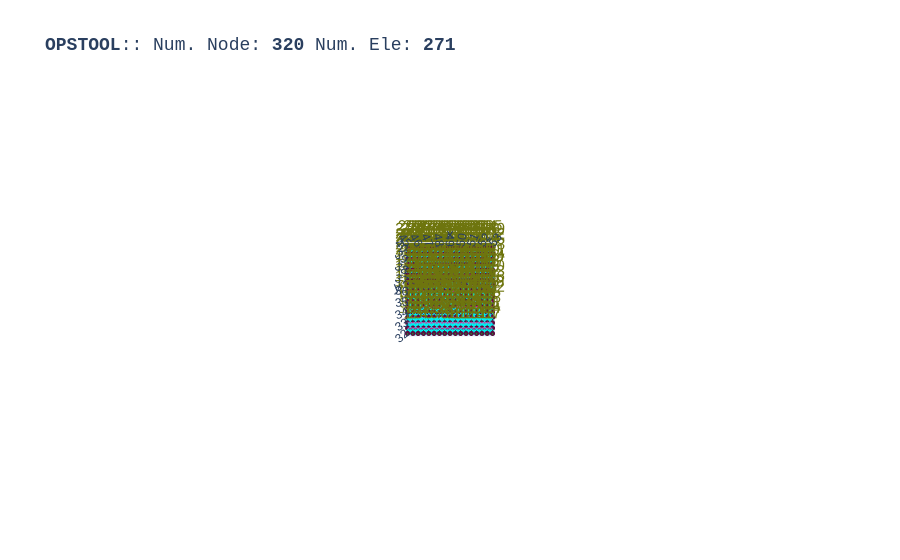

Notebook code for this chart:
### Code cell
opst.vis.plotly.plot_model(show_node_numbering=True)

### Figure 1 — Plotly figure (JSON) as saved in the notebook; plotly's stock layout.template omitted (floating-point values rounded to 4 significant figures; data arrays with more than 128 entries replaced by an {"elided": "..."} marker saying what was removed)
{"data": [{"color": "#00FFFF", "hoverinfo": "skip", "i": {"elided": "512 int values"}, "j": {"elided": "512 int values"}, "k": {"elided": "512 int values"}, "name": "ELE_TAG_FourNodeQuadWithSensitivity", "opacity": 1, "type": "mesh3d", "x": {"elided": "1024 float values"}, "y": {"elided": "1024 float values"}, "z": {"elided": "1024 float values"}}, {"connectgaps": false, "hoverinfo": "skip", "line": {"color": "black", "width": 1}, "mode": "lines", "name": "Edge", "type": "scatter3d", "x": {"elided": "1536 float values"}, "y": {"elided": "1536 float values"}, "z": {"elided": "1536 float values"}}, {"connectgaps": false, "hoverinfo": "skip", "line": {"color": "#0652ff", "width": 5}, "mode": "lines", "name": "DispBeamColumn2d", "type": "scatter3d", "x": [45.25, 45.75, NaN, 45.75, 46.25, NaN, 46.25, 46.75, NaN, 46.75, 47.25, NaN, 47.25, 47.75, NaN, 47.75, 48.25, NaN, 48.25, 48.75, NaN, 48.75, 49.25, NaN, 49.25, 49.75, NaN, 49.75, 50.25, NaN, 50.25, 50.75, NaN, 50.75, 51.25, NaN, 51.25, 51.75, NaN, 51.75, 52.25, NaN, 52.25, 52.75, NaN], "y": [40.25, 40.25, NaN, 40.25, 40.25, NaN, 40.25, 40.25, NaN, 40.25, 40.25, NaN, 40.25, 40.25, NaN, 40.25, 40.25, NaN, 40.25, 40.25, NaN, 40.25, 40.25, NaN, 40.25, 40.25, NaN, 40.25, 40.25, NaN, 40.25, 40.25, NaN, 40.25, 40.25, NaN, 40.25, 40.25, NaN, 40.25, 40.25, NaN, 40.25, 40.25, NaN], "z": [0.0, 0.0, NaN, 0.0, 0.0, NaN, 0.0, 0.0, NaN, 0.0, 0.0, NaN, 0.0, 0.0, NaN, 0.0, 0.0, NaN, 0.0, 0.0, NaN, 0.0, 0.0, NaN, 0.0, 0.0, NaN, 0.0, 0.0, NaN, 0.0, 0.0, NaN, 0.0, 0.0, NaN, 0.0, 0.0, NaN, 0.0, 0.0, NaN, 0.0, 0.0, NaN]}, {"customdata": {"elided": "256 str values"}, "hovertemplate": "%{customdata}", "marker": {"color": "#00FFFF", "size": 3, "symbol": "diamond-open"}, "mode": "markers", "name": "ELE_TAG_FourNodeQuadWithSensitivity", "type": "scatter3d", "x": {"elided": "256 float values"}, "y": {"elided": "256 float values"}, "z": {"elided": "256 float values"}}, {"customdata": ["eleTag: 400<br>connectedNodes:<br> [290 291]", "eleTag: 401<br>connectedNodes:<br> [291 292]", "eleTag: 402<br>connectedNodes:<br> [292 293]", "eleTag: 403<br>connectedNodes:<br> [293 294]", "eleTag: 404<br>connectedNodes:<br> [294 295]", "eleTag: 405<br>connectedNodes:<br> [295 296]", "eleTag: 406<br>connectedNodes:<br> [296 297]", "eleTag: 407<br>connectedNodes:<br> [297 298]", "eleTag: 408<br>connectedNodes:<br> [298 299]", "eleTag: 409<br>connectedNodes:<br> [299 300]", "eleTag: 410<br>connectedNodes:<br> [300 301]", "eleTag: 411<br>connectedNodes:<br> [301 302]", "eleTag: 412<br>connectedNodes:<br> [302 303]", "eleTag: 413<br>connectedNodes:<br> [303 304]", "eleTag: 414<br>connectedNodes:<br> [304 305]"], "hovertemplate": "%{customdata}", "marker": {"color": "#0652ff", "size": 3, "symbol": "diamond-open"}, "mode": "markers", "name": "DispBeamColumn2d", "type": "scatter3d", "x": [45.5, 46.0, 46.5, 47.0, 47.5, 48.0, 48.5, 49.0, 49.5, 50.0, 50.5, 51.0, 51.5, 52.0, 52.5], "y": [40.25, 40.25, 40.25, 40.25, 40.25, 40.25, 40.25, 40.25, 40.25, 40.25, 40.25, 40.25, 40.25, 40.25, 40.25], "z": [0.0, 0.0, 0.0, 0.0, 0.0, 0.0, 0.0, 0.0, 0.0, 0.0, 0.0, 0.0, 0.0, 0.0, 0.0]}, {"customdata": {"elided": "320 str values"}, "hovertemplate": "x: %{x}<br>y: %{y}<br>z: %{z} <br>nodeTag: %{customdata}", "marker": {"color": "#580f41", "size": 3, "symbol": "circle"}, "mode": "markers", "name": "Nodes", "type": "scatter3d", "x": {"elided": "320 float values"}, "y": {"elided": "320 float values"}, "z": {"elided": "320 float values"}}, {"mode": "text", "name": "Node Tag", "text": {"elided": "320 str values"}, "textfont": {"color": "#6e750e", "size": 15}, "type": "scatter3d", "x": {"elided": "320 float values"}, "y": {"elided": "320 float values"}, "z": {"elided": "320 float values"}}, {"connectgaps": false, "hoverinfo": "skip", "line": {"color": "#15b01a", "width": 1}, "mode": "lines", "name": "BC", "type": "scatter3d", "x": {"elided": "340 float values"}, "y": {"elided": "340 float values"}, "z": {"elided": "340 float values"}}, {"connectgaps": false, "hoverinfo": "skip", "line": {"color": "#FF1493", "width": 2.5}, "mode": "lines", "name": "mp constraint", "type": "scatter3d", "x": [45.0, 53.0, NaN, 45.0, 53.0, NaN, 45.0, 53.0, NaN, 45.0, 53.0, NaN, 45.0, 53.0, NaN, 45.0, 53.0, NaN, 45.0, 53.0, NaN, 45.0, 53.0, NaN, 45.0, 53.0, NaN, 45.0, 53.0, NaN, 45.0, 53.0, NaN, 45.0, 53.0, NaN, 45.0, 53.0, NaN, 45.0, 53.0, NaN, 45.0, 53.0, NaN, 45.0, 53.0, NaN], "y": [32.5, 32.5, NaN, 33.0, 33.0, NaN, 33.5, 33.5, NaN, 34.0, 34.0, NaN, 34.5, 34.5, NaN, 35.0, 35.0, NaN, 35.5, 35.5, NaN, 36.0, 36.0, NaN, 36.5, 36.5, NaN, 37.0, 37.0, NaN, 37.5, 37.5, NaN, 38.0, 38.0, NaN, 38.5, 38.5, NaN, 39.0, 39.0, NaN, 39.5, 39.5, NaN, 40.0, 40.0, NaN], "z": [0.0, 0.0, NaN, 0.0, 0.0, NaN, 0.0, 0.0, NaN, 0.0, 0.0, NaN, 0.0, 0.0, NaN, 0.0, 0.0, NaN, 0.0, 0.0, NaN, 0.0, 0.0, NaN, 0.0, 0.0, NaN, 0.0, 0.0, NaN, 0.0, 0.0, NaN, 0.0, 0.0, NaN, 0.0, 0.0, NaN, 0.0, 0.0, NaN, 0.0, 0.0, NaN, 0.0, 0.0, NaN]}], "layout": {"autosize": true, "font": {"family": "Arial, sans-serif"}, "scene": {"aspectmode": "data", "camera": {"eye": {"x": 0, "y": -0.1, "z": 10}}, "dragmode": "pan", "xaxis": {"showbackground": false}, "yaxis": {"showbackground": false}, "zaxis": {"showbackground": true, "showgrid": true, "showticklabels": false, "ticks": "", "title": {"text": ""}, "visible": true}}, "showlegend": false, "title": {"font": {"family": "courier", "size": 18}, "text": "<b>OPSTOOL</b>:: Num. Node: <b>320</b> Num. Ele: <b>271</b>"}}}
